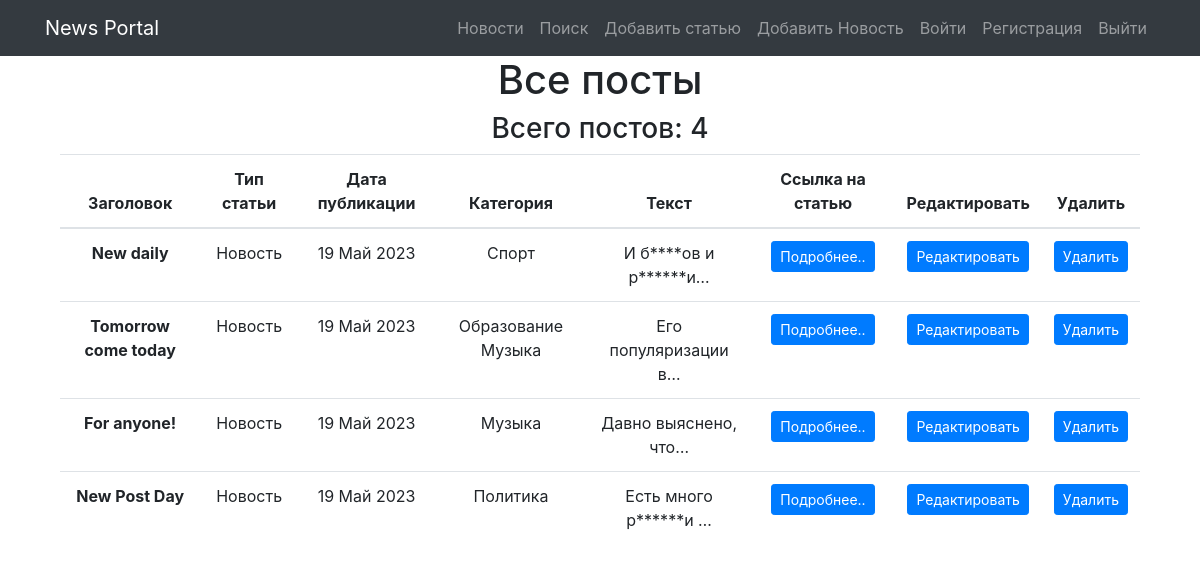
Page /news/ on the committed database.
### news/models.py (models this page shows, shortened)
class Post(models.Model):
    class Meta:
        verbose_name = 'Пост'
        verbose_name_plural = 'Посты'
    ARTICLE = 'article'
    NEWS = 'news'
    POST_TYPES = [
        (ARTICLE, 'Статья'),
        (NEWS, 'Новость'),
    ]
    author = models.ForeignKey(Author, verbose_name='Автор', on_delete=models.CASCADE)
    post_type = models.CharField(max_length=10, verbose_name='тип поста', choices=POST_TYPES)
    created_at = models.DateTimeField(auto_now_add=True)
    category = models.ManyToManyField(Category, verbose_name='Категория', through='PostCategory')
    title = models.CharField(max_length=200, verbose_name='Заголовок')
    text = models.TextField(verbose_name='Содержание')
    rating = models.IntegerField(default=0, verbose_name='Рейтинг')

class Category(models.Model):
    class Meta:
        verbose_name = 'Категория'
        verbose_name_plural = 'Категории'
    name_category = models.CharField(max_length=150, unique=True)

### news/views.py (the view)
# urls.py: path('news/', NewsListView.as_view(), name='news_list'),
class NewsListView(ListView):
    model = Post
    template_name = 'news/news_list.html'
    context_object_name = 'news'
    ordering = ['-created_at']

### news/templatetags/custom_filters.py (called while the page is built)
@register.filter()
def censor(post_text: str):
    if not isinstance(post_text, str):
        raise ValueError('Можно применить только к строке!')  # Если строка, то в ней уже ищем плохие слова
    if 'редиск' or 'баран' in post_text:
        text = post_text.replace('редиск', 'р******')
        text = text.replace('баран', 'б****')
        return text

### templates/news/news_list.html (shortened to what this page needs)
{% extends 'flatpages/default.html' %}
{% load static %}
{% load custom_filters %}
{% block content %}
<div class="col-lg-12 text-center" xmlns="http://www.w3.org/1999/html">
    <h1>Все посты</h1>
    <h3>Всего постов: {{ news|length }}</h3>
    <table class="table">
        <thead>
        <tr>
            <th scope="col">Заголовок</th>
            <th scope="col">Тип статьи</th>
            <th scope="col">Дата публикации</th>
            <th scope="col">Категория</th>
            <th scope="col">Текст</th>
            <th scope="col">Ссылка на статью</th>
            <th scope="col">Редактировать</th>
            <th scope="col">Удалить</th>
        </tr>
        </thead>
        <tbody>
        {% for post in news %}
        <tr>
            <th scope="row">{{ post.title|censor }}</th>
            {% if post.type == 'AR' %}
                <td>Статья</td>
            {% else %}
                <td>Новость</td>
            {% endif %}
            <td>{{ post.created_at | date:'d M Y' }}</td>
            <td>
                {% for category in post.category.all %}
                    {{ category.name_category }}
                {% endfor %}
            </td>
            <td>{{ post.text | truncatechars:20|censor }}</td>
            <td><a class="btn btn-primary btn-sm" href="{% url 'post_detail' post.pk %}">Подробнее..</a></td>
            <td><a class="btn btn-primary btn-sm" href="{% url 'post_update' post.pk %}">Редактировать</a></td>
            <td><a class="btn btn-primary btn-sm" href="{% url 'post_delete' post.pk %}">Удалить</a></td>
        </tr>
        {% endfor %}
        </tbody>
    </table>
</div>
{% endblock %}

### rows in the picture
Post: title|censor "New daily", created_at "19 Май 2023", text|censor "И б****ов и р******и…"
Category: name_category "Спорт"
Post: title|censor "Tomorrow come today", created_at "19 Май 2023", text|censor "Его популяризации в…"
Category: name_category "Образование"
Category: name_category "Музыка"
Post: title|censor "For anyone!", created_at "19 Май 2023", text|censor "Давно выяснено, что…"
Post: title|censor "New Post Day", created_at "19 Май 2023", text|censor "Есть много р******и …"
Category: name_category "Политика"

### other values in the picture
{{ news|length }} "4"
